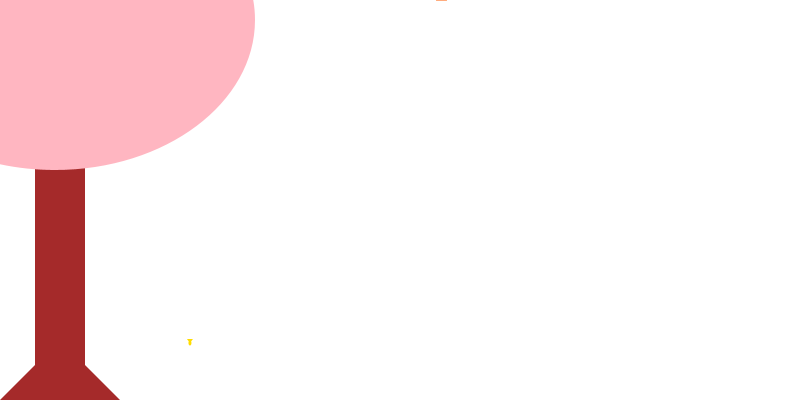
Frame 1 (no input)
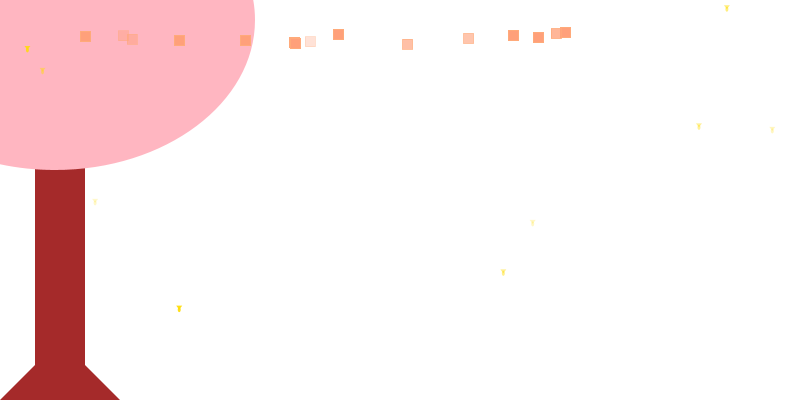
Frame 60 (the mouse pressed at the canvas centre just before this capture)
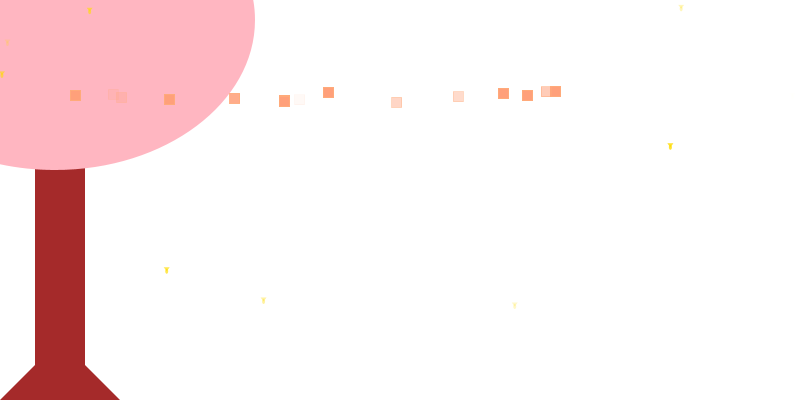
Frame 120 (the mouse held since frame 60 and released just before this capture)

The Processing sketch that drew these frames (run headless with seeded random() and noise(); from frame 60 on, the mouse is pressed at the canvas centre):

// Processing sketch: Project1
// ── Project1.pde

//In this project, my idea is to create a cherry blossom tree
//whos petals fall and get blown in the direction of the mouse
//(having gravity pull it down at the same time. My second goal
//is to have fireflies spawn with a mouse click. They will exist
//for a short period of time before going out(the instance is 
//destroyed) and "steer" away from the pointer. Of course the 
//petals would exist as a particle system and same goes for the
//fireflies. 
//I will be recycling some code from our previous particle system
//assignment.

PetalSystem petals;
FlyParticleSystem fireflies;
//FireflyParticle firefly;
Tree cherryBlossom;
PVector gravity;
PVector wind;
float x;
int size;
int leaves;
Margin margin;

//Initializing most variables here.
void setup()
{
  size(800,400);
  
  petals = new PetalSystem();
  fireflies = new FlyParticleSystem();
  cherryBlossom = new Tree();
  gravity = new PVector(0,1);
  margin = new Margin();
}


void draw() 
{

  background(255);
  cherryBlossom.displayTree();
  
  if (mouseX < margin.getX())
  wind = new PVector(-.7,0);
  //float mousex = map(mouseX,0,800,0,800);
  //x = mousex;

  else if(mouseX > margin.getX())
  wind = new PVector(.7,0);
  //Me debugging below
  //System.out.println(x);
  leaves = petals.getLength();
  
  if(leaves<15)
  petals.addPetal(); 
  
  wind.add(gravity);
  //petals.applyForce(gravity, wind);
  petals.applyForce(wind);
  petals.run();
  
  size = fireflies.getLength();
  
  if(size<10)
  fireflies.addParticle(); 
  
  fireflies.run();  
}

// ── FireflyParticle.pde
// Trying to comment as we discussed


//Establishing class Particle
class FireflyParticle
{
// Allocate memory for instance variables
  PVector location;
  PVector velocity;
  PVector acceleration;
  float r;
  float wanderAngle;
  float maxForce;    
  float maxSpeed; 
  float lifeSpan;

  //Constructor 
  FireflyParticle(PVector origin) 
  {
    //Initializing variables
    acceleration = new PVector(0,-.02);
    velocity = new PVector(0,0);
    
    r = 5;
    wanderAngle=0;
    maxSpeed= .8;
    maxForce = .03;
    //To get somewhere near the mouse but not on top of it.
    float mousex = mouseX + randomGaussian();
    float mousey = mouseY + randomGaussian();
    location = origin.get();
    lifeSpan = 400;
  }
  
  FireflyParticle(int life) 
  {
    //Initializing variables
    acceleration = new PVector(0,-.02);
    velocity = new PVector(0,0);
    
    r = 5;
    wanderAngle=0;
    maxSpeed= .8;
    maxForce = .03;
    //To get somewhere near the mouse but not on top of it.
    float x = random(800);
    float y = random(400) ;
    location = new PVector(x,y);
    lifeSpan = life;
  }
  
  //This is where I'll call all methods for ease of access.
  void run()
  {
   boolean tooClose;
   update();
   display();
   tooClose = closeEnough();
   if(!tooClose)
   {
   wander(); 
   }
   else if(tooClose)
   {
   flee();
   }
  }

  void display() 
  {
  //ellipseMode(CORNER);
  fill(255,220,0,lifeSpan);
  noStroke();
  ellipse(location.x,location.y,3,5);
  triangle(location.x-3,location.y-4,location.x,location.y,location.x+3,location.y-4);
  }
  
  void update()
  { 
  velocity.add(acceleration);
  velocity.limit(maxSpeed);
  location.add(velocity);
  acceleration.mult(0);
  lifeSpan-=1;
  /*This code is to let a firefly work independent to a system
  if(lifeSpan<=0)
  {
  lifeSpan=200;
  }*/
  }
  
  //Need to make this to be used later in a wander
  void seek(PVector target)
  {
    PVector desired = PVector.sub(target, location); // Pretty sure this is how we did it in class
    desired.setMag(maxSpeed);
    PVector turn = PVector.sub(desired,velocity);
    turn.limit(maxForce);
    applyForce(turn);
  }
  
  //Trying to make a flee behavior. It should just be the difference between adding
  //the vectors instead of subtracting right?
  //If there is an issue with this please give me your feedback
  void flee()
  {
    float x = mouseX;
    float y = mouseY;
    PVector target = new PVector(x,y);   
    PVector desired = PVector.add(target, location); 
    desired.setMag(maxSpeed);
    PVector turn = PVector.add(desired,velocity);
    turn.limit(maxForce);
    applyForce(turn);
  }
    
  
 //I didn't understand how wander works (I still don't really...) so I had to 
 //look up lot of reference videos and materials to attempt this. Hopefully it works
 //and hopefully I can understand better through the process. I'm not good with angles.
 void wander() 
 {
 float wanderR = 55;         
 float wanderD = 110;        
 float changeAngle = 0.3;
    

 PVector wanderTo = velocity.get();    
 wanderTo.normalize();            
 wanderTo.mult(wanderD);         
 wanderTo.add(location);  
    
 float heading = velocity.heading2D();    //A lot of terminology is what confuses me most.    
 wanderAngle += random(-changeAngle,changeAngle); 
 
 //I needed a lot of help with this next one. Is there another way to do this?
 PVector wanderToOffSet = new PVector(wanderR*cos(wanderAngle+heading),wanderR*sin(wanderAngle+heading));
 PVector target = PVector.add(wanderTo,wanderToOffSet);
 seek(target); //This is to find and move toward a specified location.
 }
 
  /*I made this apply force earlier when trying to make a flee differently (it didn't work).
  This is gonna go unused.
  
  void applyForce(PVector fleeTheMouse)
  {
  acceleration.add(fleeTheMouse);
  }*/
  
  //To be used in other methods to change direction
  void applyForce(PVector force)
  {
  acceleration.add(force);
  }
  
  //!*!*!*!*!*!*!**!*!*!*!*!This comment is so I can remember:
  
  //close enough is supposed to determine how far away any firefly is
  //from the mouse. Later it'll be used in an if statement saying that 
  //if this is true, disable seek and enable flee. I think you 
  //can implement close enough by measuring the magnitude? Not sure..
  //Good luck
  //P.S. You'll have to tackle the FlySystem tomorrow and hopefully
  //the petals, just try to take it one step at a time. 
  boolean closeEnough()
  {
    boolean tooClose =false;
    float x = mouseX;
    float y = mouseY;
    PVector mouse = new PVector(x,y);
    float distance = PVector.dist(location,mouse);
    if(distance <30)
    {
      tooClose = true;
    }
    return tooClose;
  }

  // To test and see if you can still see the particle
  boolean isDead() 
  {
    if(lifeSpan <= 0)
    {
      return true;
    }
      else 
    {
      return false;
    }
  }
}


// ── FlyParticleSystem.pde
// A class to utilize class FireflyParticle and make a 
// "system" of Particle objects using ArrayList.


//Establishing class FlyParticleSystem
class FlyParticleSystem
{
// Allocate memory for instance variables
  ArrayList<FireflyParticle> particles;
  PVector origin;

  FlyParticleSystem()
  {
    //Initiallizing ArrayList particles.
    //Particles should only consist of Particle objects.
    //origin = new PVector(x,y);
    particles = new ArrayList<FireflyParticle>();
  }
  
  int getLength()
  {
    return particles.size();
  }

//Adds a  Particle object to the ArrayList.
//I want to make it so that this only happens when the mouse is pressed.
//I tried a few different ways but they didn't work so I took them out.
//Any pointers?
  void addParticle() 
  {
    int life = int(random(200)+100);
    particles.add(new FireflyParticle(life));
  }

  void run()
  {
    //Checks the size of Arraylist and subtracts one 
    //(because the index starts at 0), then, as long as 
    //the size of particles is greater than 0 the for loop
    //will go through and check for particles who's transparency
    //is less than or equal to 0
    for(int i = particles.size()-1; i >= 0; i--) 
    {
      
      FireflyParticle p = particles.get(i);
      p.run();
      
      if(p.isDead())
      {
        particles.remove(i);
      }
    }
  }
}

// ── Margin.pde
class Margin
{
  
  PVector location = new PVector(400,200);
  
  Margin()
  {
  }
  
  float getX()
  {
    return location.x;
  }
}

// ── Petal.pde

class Petal
{
// Allocate memory for instance variables
  PVector location;
  PVector velocity;
  PVector acceleration;
  PVector acceleration2;
  float maxSpeed= 1;
  float lifeSpan;
  int x;
  int y;

  //Constructor accepts a PVector as a paramater
  Petal() 
  {
    //Initializing variables
    acceleration = new PVector(0,0);
    acceleration2 = new PVector(0,0);
    velocity = new PVector(0,0);
    
    x = int(random(600));
    x += 50;
    y = int(-10);
    
    location = new PVector(x,y);
    lifeSpan = random(500) +100;
  }
  
  void update() 
  {
    velocity.add(acceleration);
    velocity.add(acceleration2);
    velocity.limit(maxSpeed);
    location.add(velocity);
    //acceleration.mult(0);
    lifeSpan -= 1;
  }
  
  void display()
  {
    
     stroke(255,170,122,lifeSpan);
     fill(255,160,122, lifeSpan);
     //ellipse(location.x, location.y, 10,10);
     //Trying to see what looks best
     rect(location.x, location.y, 10,10);
     //triangle(location.x, location.y,location.x+15,location.y+10,location.x+30,location.y);
  }
  
  //I created this applyForce to implement in ParticleSystem so 
  //I can get the triangles to follow the mouse's 
  //x-coordinates.
  
  void applyForce(PVector followTheMouse)
  {
  acceleration.add(followTheMouse);
  }
  
   void applyForce(PVector followTheMouse, PVector gravity)
  {
   //Me debugging here 
    //System.out.println(followTheMouse + "..." + gravity);
  acceleration.add(followTheMouse);
  acceleration2.add(gravity);
  }

  // To test and see if you can still see the particle
  boolean isDead() 
  {
    if(lifeSpan <= 0)
    {
      return true;
    }
      else 
    {
      return false;
    }
  }
}


// ── PetalSystem.pde

//Establishing class ParticleSystem
class PetalSystem
{
// Allocate memory for instance variables
  ArrayList<Petal> petals;
  

//PetalSystem's constructor accepts a PVector as a 
//parameter.
  PetalSystem()
  {
    //Initiallizing PVector origin and ArrayList petals.
    //Petals should only consist of Petal objects.
    
    petals = new ArrayList<Petal>();
  }
  
  int getLength()
  {
    return petals.size();
  }

//I created applyForce to implement in main so 
//I can get the triangles to follow the mouse's 
//x-coordinates.
  void applyForce(PVector direction)
  {
   for(Petal p: petals)
   {
     p.applyForce(direction);
   }
  }

 void applyForce(PVector direction1, PVector direction2)
  {
   for(Petal p: petals)
   {
     //PVector direction = direction1.get();
     //direction.add(direction2);
     p.applyForce(direction1, direction2);
   }
  }

//Adds a  Petal object to the ArrayList.
  void addPetal() 
  {
    //Had to watch a video to teach me how to use ArrayLists
    //and learn some methods it comes with.
    
    //This tells the particle where to be when it spawns.
    //Origin was defined as having the same location that was
    //established in class Petal.
    petals.add(new Petal());
  }

  void run()
  {
    //Checks the size of Arraylist and subtracts one 
    //(because the index starts at 0), then, as long as 
    //the size of petals is greater than 0 the for loop
    //will go through and check for petals who's transparency
    //is less than or equal to 0
    for(int i = petals.size()-1; i >= 0; i--) 
    {
      
      Petal p = petals.get(i);
      p.update();
      p.display();
      
      if(p.isDead())
      {
        petals.remove(i);
      }
    }
  }
}

// ── Tree.pde
class Tree
{
  
  public Tree()
  {
  }
  
  public void displayTree()
  {
  fill(165,42,42);
  noStroke();
  triangle(0,400,60,340,120,400);
  rect(35,100,50,270);
  fill(255,182,193);
  ellipse(55,20,400,300);
  } 
}
